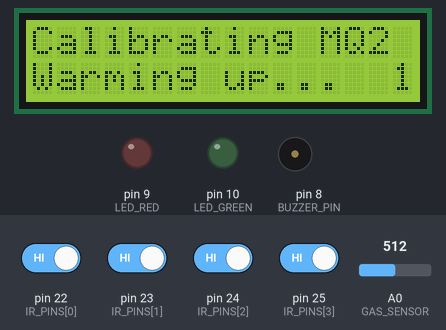
The program below on a simulated Arduino Mega 2560, built with avr-gcc and run on an emulated ATmega2560. Parts: 16×2 character LCD, output pins drawn as LEDs (lit = HIGH), buzzer (waves = sounding, pin HIGH). Inputs (shaded band) come from the test bench; at power-on: pin 22 (IR_PINS[0]), pin 23 (IR_PINS[1]), pin 24 (IR_PINS[2]), pin 25 (IR_PINS[3]) HIGH, A0 (GAS_SENSOR) = 512. The local clock reads 2024-03-15 10:24:30 at power-on unless the program sets it; what the program prints to the serial monitor is not drawn.

Above: at 7.7 s.
At 14.0 s:
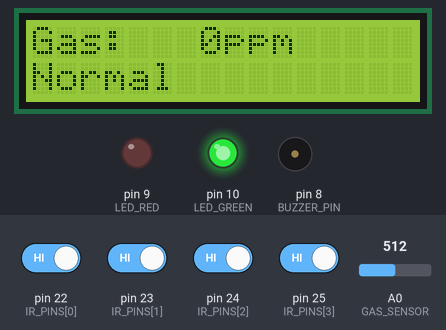
14.1 s: A0 (GAS_SENSOR) set to 950
At 14.41 s:
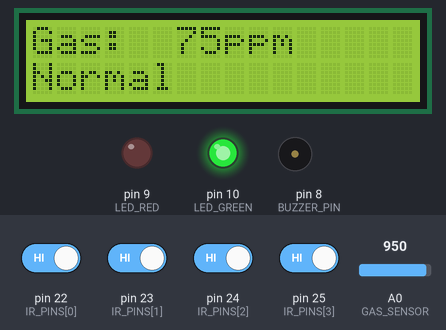
17.1 s: A0 (GAS_SENSOR) set to 961
At 19.9 s:
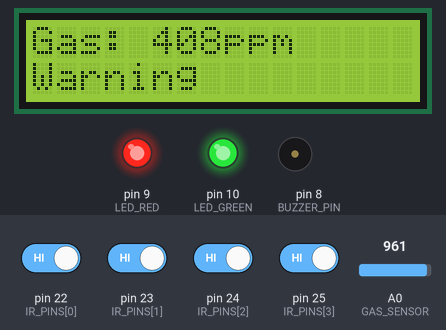
20.1 s: A0 (GAS_SENSOR) set to 1023
At 20.31 s:
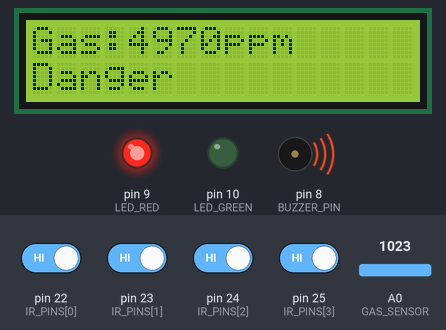
Timing chart, 0 to 28.2 s (numbered marks = the images above; inputs shaded):
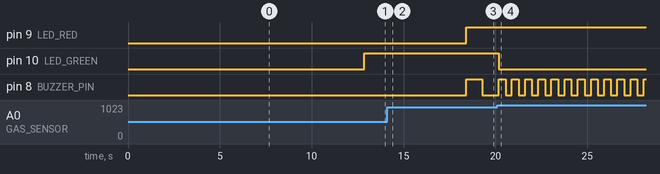

The program:

main.cpp
```cpp
/*
 * ================================================================
 *  SMART PARKING SYSTEM v4.0 — Arduino Mega Sensor Hub
 * ================================================================
 *  Role: All sensor I/O, LCD display, buzzer/LED alerts
 *  Sends JSON sensor data to ESP32 via Serial1 @ 115200
 *  Receives commands from ESP32 on Serial1
 * ================================================================
 */

#include <Wire.h>
#include <LiquidCrystal_I2C.h>
#include <ArduinoJson.h>
#include <math.h>
#include "RTClib.h"

// ─── Pin Definitions ───────────────────────────────────────
#define TOTAL_SLOTS   4

const int IR_PINS[TOTAL_SLOTS] = {22, 23, 24, 25};  // Slot 1-4
#define GAS_SENSOR    A0
#define BUZZER_PIN    8
#define LED_RED       9
#define LED_GREEN     10

// ─── MQ-2 Calibration ─────────────────────────────────────
#define GAS_SAMPLES       20
#define GAS_WARNING_PPM   400.0
#define GAS_DANGER_PPM    1000.0
float MQ2_Ro            = 10.0;
float MQ2_Rl            = 1.0;
float MQ2_CleanAirRatio = 9.83;
bool  calibrated        = false;

// ─── State ─────────────────────────────────────────────────
bool  slotOccupied[TOTAL_SLOTS] = {false};
int   debounceCount[TOTAL_SLOTS] = {0};
float gasPPM    = 0;
int   gasRaw    = 0;
char  gasStatus[10] = "Normal";
bool  gasDanger  = false;
bool  gasWarning = false;

// ─── RTC & Billing State ───────────────────────────────────
RTC_DS1307 rtc;
DateTime entryTimes[TOTAL_SLOTS];
uint32_t parkedMinutes[TOTAL_SLOTS] = {0};
bool     rtcFound = false;

// ─── Timing ────────────────────────────────────────────────
unsigned long lastSend  = 0;
unsigned long lastLCD   = 0;
unsigned long lastBuzz  = 0;
bool showGasOnLCD = false;
bool buzzState    = false;

// ─── LCD + Custom Chars ────────────────────────────────────
LiquidCrystal_I2C lcd(0x27, 16, 2);

byte carIcon[8]     = {0,0b01110,0b11111,0b11111,0b01010,0,0,0};
byte checkIcon[8]   = {0,0b00001,0b00011,0b10110,0b11100,0b01000,0,0};
byte warnIcon[8]    = {0b00100,0b00100,0b01110,0b01010,0b11111,0b11011,0b11111,0b01110};
byte gasIcon[8]     = {0b00100,0b01010,0b00100,0b01110,0b10001,0b10001,0b01110,0};

// ─── MQ-2 Functions ────────────────────────────────────────

float getMQResistance() {
  long sum = 0;
  for (int i = 0; i < GAS_SAMPLES; i++) {
    sum += analogRead(GAS_SENSOR);
    delay(2);
  }
  float v = (float)sum / GAS_SAMPLES;
  if (v < 1) v = 1;
  if (v >= 1023) v = 1022;   // Mega 10-bit ADC
  return ((1023.0 * MQ2_Rl) / v) - MQ2_Rl;
}

void calibrateGasSensor() {
  lcd.clear();
  lcd.setCursor(0, 0);
  lcd.print("Calibrating MQ2");
  lcd.setCursor(0, 1);
  lcd.print("Warming up...");
  Serial.println(F("[INFO] MQ-2 calibration starting..."));

  // Warm-up with convergence detection
  float prev = 0;
  int stableCount = 0;
  for (int i = 0; i < 30; i++) {
    float r = getMQResistance();
    if (i > 10 && prev > 0 && fabs(r - prev) < (prev * 0.05)) {
      stableCount++;
      if (stableCount >= 5) break;
    } else {
      stableCount = 0;
    }
    prev = r;
    delay(500);
    lcd.setCursor(15, 1);
    lcd.print(i);
  }

  // Take final baseline
  float val = 0;
  for (int i = 0; i < 10; i++) {
    val += getMQResistance();
    delay(100);
  }
  MQ2_Ro = (val / 10.0) / MQ2_CleanAirRatio;
  if (MQ2_Ro < 0.1) MQ2_Ro = 0.1;

  calibrated = true;
  Serial.print(F("[OK] Calibrated. Ro = "));
  Serial.println(MQ2_Ro);

  lcd.clear();
  lcd.setCursor(0, 0);
  lcd.print("Calibrated!");
  lcd.setCursor(0, 1);
  lcd.print("Ro=");
  lcd.print(MQ2_Ro, 2);
  delay(1500);
}

// ─── Serial TX ─────────────────────────────────────────────

void sendSensorData() {
  JsonDocument doc;
  doc["t"] = "S";

  JsonArray slots = doc["slots"].to<JsonArray>();
  for (int i = 0; i < TOTAL_SLOTS; i++) {
    slots.add(slotOccupied[i] ? 1 : 0);
  }

  doc["ppm"] = (int)(gasPPM * 10) / 10.0;  // 1 decimal
  doc["raw"] = gasRaw;
  doc["gas"] = gasStatus;
  doc["cal"] = !calibrated;

  JsonArray bill = doc["bill"].to<JsonArray>();
  for (int i = 0; i < TOTAL_SLOTS; i++) {
    bill.add(parkedMinutes[i]);
  }

  // Add current time if RTC is working
  if (rtcFound) {
    DateTime now = rtc.now();
    char timeBuf[10];
    snprintf(timeBuf, 10, "%02d:%02d:%02d", now.hour(), now.minute(), now.second());
    doc["time"] = timeBuf;
  }

  String out;
  serializeJson(doc, out);
  Serial1.println(out);
}

// ─── Serial RX ─────────────────────────────────────────────

void processCommand(const String& line) {
  JsonDocument doc;
  if (deserializeJson(doc, line) != DeserializationError::Ok) return;

  const char* cmd = doc["cmd"];
  if (!cmd) return;

  if (strcmp(cmd, "lcd") == 0) {
    const char* l1 = doc["line1"];
    const char* l2 = doc["line2"];
    if (l1) { lcd.setCursor(0, 0); lcd.print(l1); }
    if (l2) { lcd.setCursor(0, 1); lcd.print(l2); }
  }
}

// ─── Setup ─────────────────────────────────────────────────

void setup() {
  Serial.begin(115200);    // USB debug
  Serial1.begin(115200);   // To ESP32

  // IR sensor pins
  for (int i = 0; i < TOTAL_SLOTS; i++) {
    pinMode(IR_PINS[i], INPUT_PULLUP);
  }
  pinMode(GAS_SENSOR, INPUT);
  pinMode(BUZZER_PIN, OUTPUT);
  pinMode(LED_RED, OUTPUT);
  pinMode(LED_GREEN, OUTPUT);

  // LCD init
  lcd.init();
  lcd.backlight();
  lcd.createChar(0, carIcon);
  lcd.createChar(1, checkIcon);
  lcd.createChar(2, warnIcon);
  lcd.createChar(3, gasIcon);

  lcd.setCursor(0, 0);
  lcd.print("Smart Parking");
  lcd.setCursor(0, 1);
  lcd.print("v4.0  Mega Hub");
  delay(1500);

  // RTC init
  if (!rtc.begin()) {
    Serial.println(F("[ERR] Couldn't find RTC"));
    rtcFound = false;
  } else {
    rtcFound = true;
    if (!rtc.isrunning()) {
      Serial.println(F("[WARN] RTC is NOT running, adjusting to compile time..."));
      rtc.adjust(DateTime(F(__DATE__), F(__TIME__)));
    }
  }

  // Calibrate gas sensor with warm-up detection
  calibrateGasSensor();

  Serial.println(F("[OK] Mega Sensor Hub ready"));
}

// ─── Main Loop (non-blocking) ──────────────────────────────

void loop() {
  // ── 1. Read IR sensors with debouncing ──
  int avail = 0;
  bool changed = false;
  for (int i = 0; i < TOTAL_SLOTS; i++) {
    bool cur = (digitalRead(IR_PINS[i]) == LOW);
    if (cur != slotOccupied[i]) {
      if (++debounceCount[i] >= 3) {
        slotOccupied[i] = cur;
        changed = true;
        debounceCount[i] = 0;

        // Billing: Record entry time on occupation
        if (slotOccupied[i] && rtcFound) {
          entryTimes[i] = rtc.now();
        } else {
          parkedMinutes[i] = 0; // Reset on exit
        }
      }
    } else {
      debounceCount[i] = 0;
    }

    // Update duration if occupied
    if (slotOccupied[i] && rtcFound) {
      DateTime now = rtc.now();
      if (now.unixtime() > entryTimes[i].unixtime()) {
        parkedMinutes[i] = (now.unixtime() - entryTimes[i].unixtime()) / 60;
      }
    }
    if (!slotOccupied[i]) avail++;
  }

  // ── 2. Read gas sensor ──
  if (calibrated) {
    float rs = getMQResistance();
    float ppm = 116.6 * pow(rs / MQ2_Ro, -2.769);
    gasPPM = (0.3 * ppm) + (0.7 * gasPPM);
    gasRaw = analogRead(GAS_SENSOR);

    if (gasPPM > GAS_DANGER_PPM) {
      strcpy(gasStatus, "Danger");
      gasDanger = true; gasWarning = false;
    } else if (gasPPM > GAS_WARNING_PPM) {
      strcpy(gasStatus, "Warning");
      gasDanger = false; gasWarning = true;
    } else {
      strcpy(gasStatus, "Normal");
      gasDanger = false; gasWarning = false;
    }
  }

  // ── 3. Buzzer & LEDs ──
  if (gasDanger) {
    digitalWrite(LED_GREEN, LOW);
    digitalWrite(LED_RED, HIGH);
    if (millis() - lastBuzz > 200) {
      lastBuzz = millis();
      buzzState = !buzzState;
      digitalWrite(BUZZER_PIN, buzzState);
    }
  } else if (gasWarning) {
    digitalWrite(LED_GREEN, HIGH);
    digitalWrite(LED_RED, HIGH);
    if (millis() - lastBuzz > 800) {
      lastBuzz = millis();
      buzzState = !buzzState;
      digitalWrite(BUZZER_PIN, buzzState);
    }
  } else {
    digitalWrite(BUZZER_PIN, LOW);
    digitalWrite(LED_GREEN, avail > 0 ? HIGH : LOW);
    digitalWrite(LED_RED, avail == 0 ? HIGH : LOW);
  }

  // ── 4. LCD (alternating every 3s) ──
  if (millis() - lastLCD > 3000) {
    lastLCD = millis();
    showGasOnLCD = !showGasOnLCD;
  }

  lcd.setCursor(0, 0);
  if (showGasOnLCD || gasDanger) {
    char buf[17];
    snprintf(buf, 17, "Gas:%4dppm      ", (int)gasPPM);
    lcd.print(buf);
    lcd.setCursor(0, 1);
    snprintf(buf, 17, "%-16s", gasStatus);
    lcd.print(buf);
  } else if (!showGasOnLCD && rtcFound) {
    // Screen: Time & Billing
    DateTime now = rtc.now();
    char buf[17];
    snprintf(buf, 17, "Time: %02d:%02d   ", now.hour(), now.minute());
    lcd.print(buf);
    lcd.setCursor(0, 1);

    // Show duration of the most recently changed occupied slot or total summary
    int activeSlot = -1;
    for(int i=0; i<TOTAL_SLOTS; i++) { if(slotOccupied[i]) activeSlot = i; }

    if (activeSlot != -1) {
      snprintf(buf, 17, "S%d Parked: %dm  ", activeSlot+1, (int)parkedMinutes[activeSlot]);
    } else {
      snprintf(buf, 17, "Lot Empty       ");
    }
    lcd.print(buf);
  } else {
    char buf[17];
    snprintf(buf, 17, "1:%c 2:%c 3:%c 4:%c",
      slotOccupied[0] ? 'X' : 'O',
      slotOccupied[1] ? 'X' : 'O',
      slotOccupied[2] ? 'X' : 'O',
      slotOccupied[3] ? 'X' : 'O');
    lcd.print(buf);
    lcd.setCursor(0, 1);
    snprintf(buf, 17, "Free:%d  Occ:%d  ", avail, TOTAL_SLOTS - avail);
    lcd.print(buf);
  }

  // ── 5. Send data to ESP32 ──
  if (changed || millis() - lastSend > 500) {
    lastSend = millis();
    sendSensorData();
  }

  // ── 6. Receive commands from ESP32 ──
  if (Serial1.available()) {
    String cmd = Serial1.readStringUntil('\n');
    processCommand(cmd);
  }

  delay(100);  // ~10Hz loop
}
```

Measured:
- the behaviour switches between 960 and 961 on A0 (GAS_SENSOR) (found by bisection; images 2 and 3)
- after the input at 14.1 s, the display: changes after 0.22 s (image 2)
- after the input at 17.1 s, pin 9 (LED_RED): LOW → HIGH after 1.3 s; pin 8 (BUZZER_PIN): LOW → HIGH after 1.3 s, → LOW 0.88 s later; the display: first changes after 1.9 s (image 3 shows a later state)
- after the input at 20.1 s, pin 10 (LED_GREEN): HIGH → LOW after 0.09 s; pin 8 (BUZZER_PIN): alternates HIGH for 0.36 s and LOW for 0.36 s, starting after 0.46 s; the display: changes after 0.12 s (image 4)
- what the display in image 0 shows lasts 3.7 s, from 7.6 s to 11.3 s
